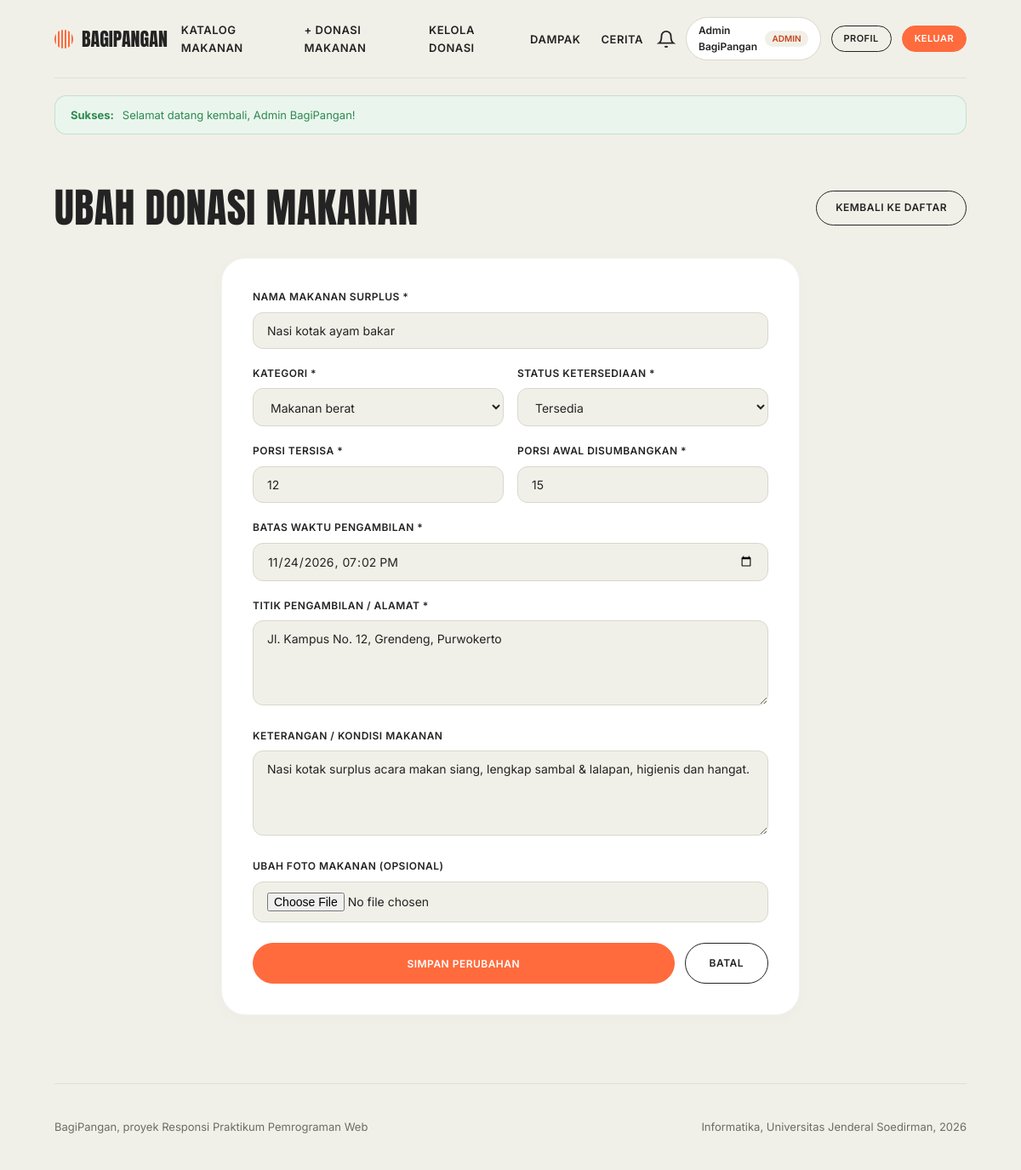
Page /donasi/edit.php?id=1 (signed in) on the committed database.
### tables this page shows
CREATE TABLE IF NOT EXISTS donasi (
    id INT AUTO_INCREMENT PRIMARY KEY,
    user_id INT NOT NULL,
    kategori_id INT NOT NULL,
    nama_makanan VARCHAR(150) NOT NULL,
    deskripsi TEXT NULL,
    porsi_awal INT NOT NULL,
    porsi_tersisa INT NOT NULL,
    batas_waktu DATETIME NOT NULL,
    alamat_ambil TEXT NOT NULL,
    foto VARCHAR(255) NULL,
    status ENUM('tersedia', 'habis', 'kedaluwarsa', 'dibatalkan') DEFAULT 'tersedia',
    created_at TIMESTAMP DEFAULT CURRENT_TIMESTAMP,
    updated_at TIMESTAMP DEFAULT CURRENT_TIMESTAMP ON UPDATE CURRENT_TIMESTAMP,
    FOREIGN KEY (user_id) REFERENCES users(id) ON DELETE CASCADE,
    FOREIGN KEY (kategori_id) REFERENCES kategori(id) ON DELETE RESTRICT
);

CREATE TABLE IF NOT EXISTS kategori (
    id INT AUTO_INCREMENT PRIMARY KEY,
    nama_kategori VARCHAR(50) NOT NULL UNIQUE,
    slug VARCHAR(50) NOT NULL UNIQUE,
    deskripsi VARCHAR(255) NULL,
    created_at TIMESTAMP DEFAULT CURRENT_TIMESTAMP
);

### donasi/edit.php (the view, shortened to what this page needs)
<?php
require_once __DIR__ . '/../config/database.php';
$user_id = $_SESSION['user_id'];
$user_role = $_SESSION['user_role'];
$id = (int)($_GET['id'] ?? 0);
if ($user_role === 'admin') {
    $stmt = $pdo->prepare("SELECT * FROM donasi WHERE id = ?");
    $stmt->execute([$id]);
} else {
    $stmt = $pdo->prepare("SELECT * FROM donasi WHERE id = ? AND user_id = ?");
    $stmt->execute([$id, $user_id]);
}
$donasi = $stmt->fetch();
$kategori_list = $pdo->query("SELECT * FROM kategori ORDER BY nama_kategori ASC")->fetchAll();
require_once __DIR__ . '/../includes/header.php';
$dt_value = date('Y-m-d\TH:i', strtotime($donasi['batas_waktu']));
?>
<div class="wrap">
    <div class="page-header">
        <h1>Ubah Donasi Makanan</h1>
        <a href="riwayat.php" class="btn">Kembali ke Daftar</a>
    </div>
    <div class="card-box" style="max-width: 680px; margin: 0 auto;">
        <form method="POST" action="edit.php?id=<?= $id ?>" enctype="multipart/form-data">
            <div class="form-group">
                <label for="nama_makanan">Nama Makanan Surplus *</label>
                <input type="text" id="nama_makanan" name="nama_makanan" class="form-control" value="<?= htmlspecialchars($donasi['nama_makanan']) ?>" required>
            </div>
            <div class="form-row">
                <div class="form-group">
                    <label for="kategori_id">Kategori *</label>
                    <select id="kategori_id" name="kategori_id" class="form-control" required>
                        <?php foreach ($kategori_list as $kat): ?>
                            <option value="<?= $kat['id'] ?>" <?= $donasi['kategori_id'] == $kat['id'] ? 'selected' : '' ?>>
                                <?= htmlspecialchars($kat['nama_kategori']) ?>
                            </option>
                        <?php endforeach; ?>
                    </select>
                </div>
                <div class="form-group">
                    <label for="status">Status Ketersediaan *</label>
                    <select id="status" name="status" class="form-control" required>
                        <option value="tersedia" <?= $donasi['status'] === 'tersedia' ? 'selected' : '' ?>>Tersedia</option>
                    </select>
                </div>
            </div>
            <div class="form-row">
                <div class="form-group">
                    <label for="porsi_tersisa">Porsi Tersisa *</label>
                    <input type="number" id="porsi_tersisa" name="porsi_tersisa" min="0" max="500" class="form-control" value="<?= htmlspecialchars($donasi['porsi_tersisa']) ?>" required>
                </div>
                <div class="form-group">
                    <label for="porsi_awal">Porsi Awal Disumbangkan *</label>
                    <input type="number" id="porsi_awal" name="porsi_awal" min="1" max="500" class="form-control" value="<?= htmlspecialchars($donasi['porsi_awal']) ?>" required>
                </div>
            </div>
            <div class="form-group">
                <label for="batas_waktu">Batas Waktu Pengambilan *</label>
                <input type="datetime-local" id="batas_waktu" name="batas_waktu" class="form-control" value="<?= $dt_value ?>" required>
            </div>
            <div class="form-group">
                <label for="alamat_ambil">Titik Pengambilan / Alamat *</label>
                <textarea id="alamat_ambil" name="alamat_ambil" class="form-control" rows="2" required><?= htmlspecialchars($donasi['alamat_ambil']) ?></textarea>
            </div>
            <div class="form-group">
                <label for="deskripsi">Keterangan / Kondisi Makanan</label>
                <textarea id="deskripsi" name="deskripsi" class="form-control" rows="3"><?= htmlspecialchars($donasi['deskripsi']) ?></textarea>
            </div>
            <div class="form-group">
                <label for="foto">Ubah Foto Makanan (Opsional)</label>
                <input type="file" id="foto" name="foto" accept="image/*" class="form-control">
            </div>
            <div style="display: flex; gap: 12px; margin-top: 24px;">
                <button type="submit" class="btn fill" style="flex: 1; padding: 14px;">Simpan Perubahan</button>
                <a href="riwayat.php" class="btn" style="padding: 14px 28px;">Batal</a>
            </div>
        </form>
    </div>
</div>
<?php require_once __DIR__ . '/../includes/footer.php'; ?>

### assets/css/style.css (style rules this page uses)
:root { --cream: #F1F0E8; --ink: #232323; --orange: #FF6B3D; --rust: #C8431A; --white: #ffffff; --muted: #6d6b66; --line: #d9d7cc; --green: #2d8a4e; --green-bg: #eaf5ee; --red: #cf222e; --red-bg: #ffebe9; --radius-pill: 999px; --radius-card: 28px; }
* { box-sizing: border-box; margin: 0; padding: 0; }
html { scroll-behavior: smooth; }
body { background: var(--cream); color: var(--ink); font-family: 'Inter', system-ui, -apple-system, sans-serif; line-height: 1.55; min-height: 100vh; display: flex; flex-direction: column; }
h1, h2, h3, h4, .display { font-family: 'Anton', Impact, "Arial Narrow", sans-serif; font-weight: 400; text-transform: uppercase; line-height: 1.1; letter-spacing: .01em; }
a { color: inherit; text-decoration: none; }
.wrap { max-width: 1120px; margin: 0 auto; padding: 0 24px; width: 100%; }
.btn { display: inline-block; border: 1.5px solid var(--ink); border-radius: var(--radius-pill); padding: 10px 22px; font-size: 12px; font-weight: 600; text-transform: uppercase; letter-spacing: .04em; background: transparent; color: var(--ink); cursor: pointer; font-family: inherit; transition: all .2s ease; text-align: center; }
.btn.fill { background: var(--orange); border-color: var(--orange); color: var(--white); }
.card-box { background: var(--white); border-radius: var(--radius-card); padding: 36px; border: 1px solid rgba(35, 35, 35, 0.06); box-shadow: 0 4px 20px rgba(0, 0, 0, 0.02); }
.form-group { margin-bottom: 20px; }
.form-group label { display: block; font-size: 12px; font-weight: 600; text-transform: uppercase; letter-spacing: .04em; margin-bottom: 8px; color: var(--ink); }
.form-control { width: 100%; padding: 12px 16px; border: 1.5px solid var(--line); border-radius: 12px; background: var(--cream); font-family: inherit; font-size: 14px; color: var(--ink); transition: border-color .2s; }
textarea.form-control { resize: vertical; min-height: 100px; }
.form-row { display: grid; grid-template-columns: 1fr 1fr; gap: 16px; }
.page-header { display: flex; justify-content: space-between; align-items: center; margin-bottom: 32px; flex-wrap: wrap; gap: 16px; }
.page-header h1 { font-size: clamp(32px, 5vw, 48px); }

### rows in the picture
donasi: nama_makanan "Nasi kotak ayam bakar", kategori_id "Makanan berat", status "Tersedia", porsi_tersisa "12", porsi_awal "15", batas_waktu "11/24/2026 19:02", alamat_ambil "Jl. Kampus No. 12, Grendeng, Purwokerto", deskripsi "Nasi kotak surplus acara makan siang, lengkap sambal & lalapan, higienis dan hangat."

### other values in the picture
$user['nama'] "Admin BagiPangan"
$user['role'] "ADMIN"
$flash_success "Selamat datang kembali, Admin BagiPangan!"
